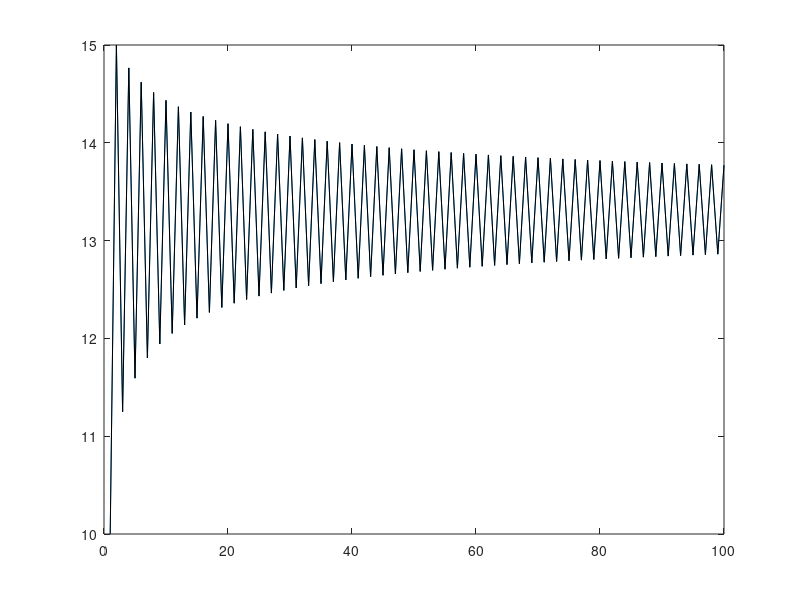

This figure's MATLAB source:
%% problem 1
clear all;close all;clc

A = [1 2; -3 1];
B = [5 3; -1 3];
C = [1 2 3; -9 2 4];
D = [1 -2; -1 3; 2 3];
x = [-2; 0];
y = [0; 3];
z = [2; -3; 1];

% a
a = B - A;
save('A1.dat','a','-ascii');

% b
b = x * -2 + y * 4;
save('A2.dat','b','-ascii');

% c
c = B * x;
save('A3.dat','c','-ascii');

% d
d = A * (x - y);
save('A4.dat','d','-ascii');

% e
e = C * z;
save('A5.dat','e','-ascii');

% f
f = A * B;
save('A6.dat','f','-ascii');

% g
g = B * A;
save('A7.dat','g','-ascii');

% h
h = A * C;
save('A8.dat','h','-ascii');

% i
i = C * D;
save('A9.dat','i','-ascii');

% j
j = D(1:2,:);
save('A10.dat','j','-ascii');

% k 
k = C(:,2);
save('A11.dat','k','-ascii');

% l
l = C(1,end - 1:end);
save('A12.dat','l','-ascii');


% deep thinking: 
% f ang g are different because matrix multiplication doesn't
% have communicative law.
% C * A and x + z will throw exception because matrix dimensions don't
% agree. D * C works, which result is a 3 * 3 matrix

%% problem 2
clear all;close all;clc

x = 0;
for j = 1:800000
    x = x + 0.1;
end
x1 = abs(80000 - x);
save('A13.dat','x1','-ascii');

x = 0;
for j = 1:640000
    x = x + 0.125;
end
x2 = abs(80000 - x);
save('A14.dat','x2','-ascii');

x = 0;
for j = 1:400000
    x = x + 0.2;
end
x3 = abs(80000 - x);
save('A15.dat','x3','-ascii');

x = 0;
for j = 1:320000
    x = x + 0.25;
end
x4 = abs(80000 - x);
save('A16.dat','x4','-ascii');


% deep thinking:
% in matlab 2 to the power is stored as the exactly value as in real world,
% for other number, there are some little difference from real world and
% matlab. 0.125 = 2^-3 and 0.25 = 2^-2
%% problem 3
clear all;close all;clc

p(1) = 10;
for j = 2:100
    p(j) = 3 * p(j - 1) * (1 - p(j - 1) / 20);
end
p(5)/10^234;
a = p(100);
x = 1:100
plot(x, p); hold on;
p(1) = 10;
for j = 2:100
    p(j) = 3 * p(j - 1) * (1 - p(j - 1) / 20);
end
plot(x, p, 'k');
%axis([-100 100 -100 100]);
save('A17.dat','a','-ascii');

n(1) = 10;
n(3) = 100;
n
% n(2) is 0 although I don't assign a value

% deep thinking:
% I can store it in a vector, which is shown in the solution. 
% 1. when I change P(1) value(0 < P(1) < 20), they may have some difference in
% value, but they are going to the same value and have the same pattern
% 2. when I change r to a value which is less than 3, the amplitude of
% graph is much smaller than r = 3. If it is larger than 3, the amplitude of
% graph is much larger than r =3. 
% 3. when I change k to become larger, the value of each point becomes
% larger, and when I change k to become smaller, the value of each point
% becomes smaller
% For these three parameter, r is very sensitive. The other two are not
% sensitive at all